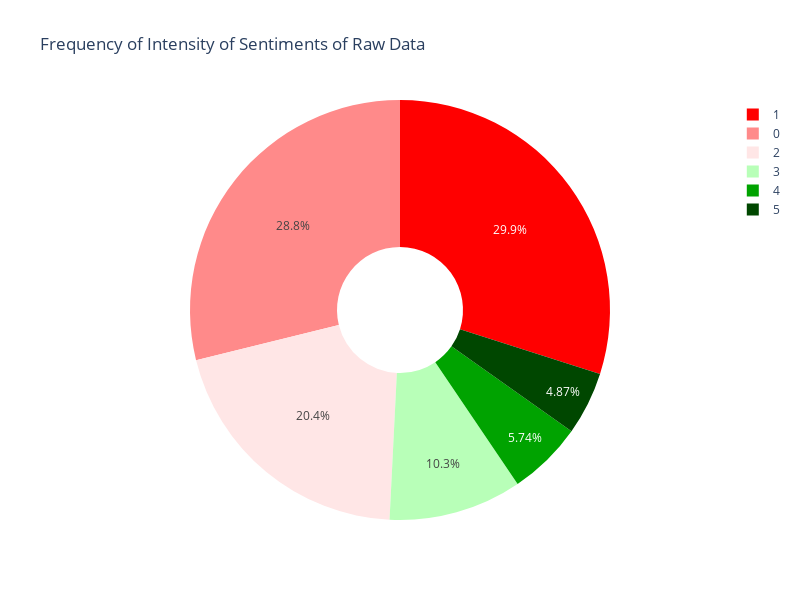

Write notebook code for a chart like this one.
### Code cell
colors_list = ['#FF0000','#FF8A8A','#FFE6E6','#B8FFB8','#00A300','#004700']
fig = px.pie(values=frequency_sentiments['count'], names=frequency_sentiments['Score'], color_discrete_sequence=colors_list, hole=.3, title='Frequency of Intensity of Sentiments of Raw Data')
fig.update_layout(autosize=False, width=800,height=600)
fig.show()

### Figure 1 — Plotly figure (JSON) as saved in the notebook; plotly's stock layout.template omitted (floating-point values rounded to 4 significant figures)
{"data": [{"domain": {"x": [0, 1], "y": [0, 1]}, "hole": 0.3, "hovertemplate": "label=%{label}<br>value=%{value}<extra></extra>", "labels": ["1", "0", "2", "3", "4", "5"], "legendgroup": "", "name": "", "showlegend": true, "type": "pie", "values": [11684, 11260, 7953, 4005, 2243, 1901]}], "layout": {"autosize": false, "height": 600, "legend": {"tracegroupgap": 0}, "piecolorway": ["#FF0000", "#FF8A8A", "#FFE6E6", "#B8FFB8", "#00A300", "#004700"], "title": {"text": "Frequency of Intensity of Sentiments of Raw Data"}, "width": 800}}
